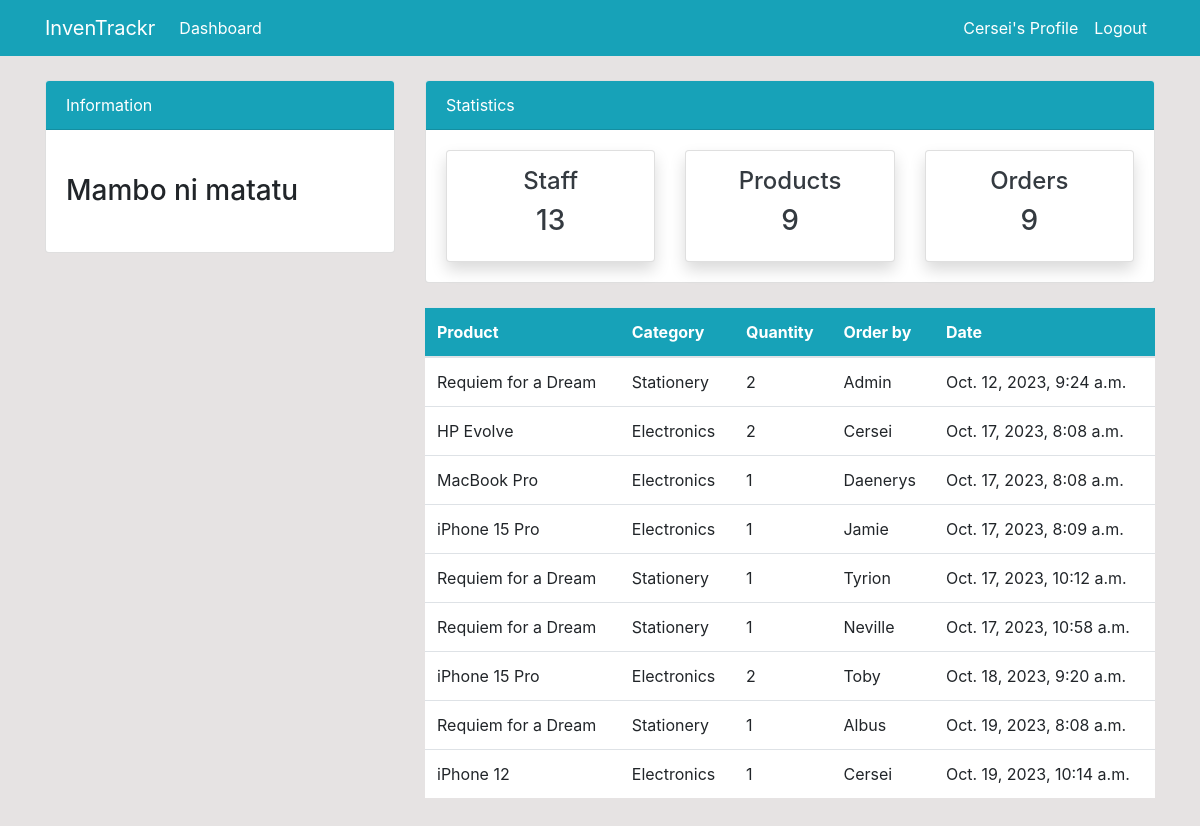
Screenshot of /order/ (signed in) with the database file from the repository.
### dashboard/models.py (models this page shows, shortened)
class Order(models.Model):
    product = models.ForeignKey(Product, on_delete=models.CASCADE, null=True)
    staff = models.ForeignKey(User, models.CASCADE, null=True)
    order_quantity = models.PositiveIntegerField(null=True)
    date = models.DateTimeField(auto_now_add=True)

class Product(models.Model):
    name = models.CharField(max_length=100, null=True)
    category = models.CharField(max_length=20, choices=CATEGORY, null=True)
    quantity = models.PositiveIntegerField(null=True)

### dashboard/views.py (the view)
# urls.py: path('order/', views.order, name='dashboard-order'),
@login_required
def order(request):
    orders = Order.objects.all()
    orders_count = orders.count()
    items_count = Product.objects.all().count()
    workers_count = User.objects.all().count()
    context = {
        'orders':orders,
        'orders_count': orders_count,
        'items_count': items_count,
        'workers_count': workers_count,
    }
    return render(request, 'dashboard/order.html', context)

### templates/dashboard/order.html
{% extends 'partials/base.html' %} {% block title %}Orders Page{% endblock %}
{% block content %} {% include 'partials/hero.html' %}
<div class="container">
  <div class="row my-4">
    <div class="col-md-4"></div>
    <div class="col-md-8">
      <table class="table bg-white">
        <thead class="bg-info">
          <tr class="text-white">
            <th scope="col">Product</th>
            <th scope="col">Category</th>
            <th scope="col">Quantity</th>
            <th scope="col">Order by</th>
            <th scope="col">Date</th>
          </tr>
        </thead>
        <tbody>
          {% for order in orders%}
          <tr>
            <td>{{order.product.name}}</td>
            <td>{{order.product.category}}</td>
            <td>{{order.order_quantity}}</td>
            <td>{{order.staff.username}}</td>
            <td>{{order.date}}</td>
          </tr>
          {%endfor%}
        </tbody>
      </table>
    </div>
  </div>
</div>
{% endblock %}

### templates/partials/nav.html (shortened to what this page needs)
<nav class="navbar navbar-expand-lg navbar-info bg-info">
  {% if user.is_authenticated %}
  <div class="container">
    <a class="navbar-brand text-white" href="{% url 'dashboard-index' %}"
      >InvenTrackr</a
    >
    <div class="collapse navbar-collapse" id="navbarSupportedContent">
      <ul class="navbar-nav mr-auto">
        <li class="nav-item active">
          <a class="nav-link text-white" href="{% url 'dashboard-index' %}"
            >Dashboard <span class="sr-only">(current)</span></a
          >
        </li>
      </ul>
      <ul class="navbar-nav ml-auto">
        <li class="nav-item active">
          <a class="nav-link text-white" href="{% url 'user-profile'%}"
            >{{user.username}}'s Profile
            <span class="sr-only">(current)</span></a
          >
        </li>
        <li class="nav-item">
          <a class="nav-link text-white" href="{% url 'user-logout' %}"
            >Logout</a
          >
        </li>
      </ul>
      {% endif %}
    </div>
  </div>
</nav>

### static/style.css (style rules this page uses)
body { background: rgb(230, 227, 227); }

### rows the page displays
Order: product.name "Requiem for a Dream", product.category "Stationery", order_quantity "2", staff.username "Admin", date "Oct. 12, 2023, 9:24 a.m."
Order: product.name "HP Evolve", product.category "Electronics", order_quantity "2", staff.username "Cersei", date "Oct. 17, 2023, 8:08 a.m."
Order: product.name "MacBook Pro", product.category "Electronics", order_quantity "1", staff.username "Daenerys", date "Oct. 17, 2023, 8:08 a.m."
Order: product.name "iPhone 15 Pro", product.category "Electronics", order_quantity "1", staff.username "Jamie", date "Oct. 17, 2023, 8:09 a.m."
Order: product.name "Requiem for a Dream", product.category "Stationery", order_quantity "1", staff.username "Tyrion", date "Oct. 17, 2023, 10:12 a.m."
Order: product.name "Requiem for a Dream", product.category "Stationery", order_quantity "1", staff.username "Neville", date "Oct. 17, 2023, 10:58 a.m."
Order: product.name "iPhone 15 Pro", product.category "Electronics", order_quantity "2", staff.username "Toby", date "Oct. 18, 2023, 9:20 a.m."
Order: product.name "Requiem for a Dream", product.category "Stationery", order_quantity "1", staff.username "Albus", date "Oct. 19, 2023, 8:08 a.m."
Order: product.name "iPhone 12", product.category "Electronics", order_quantity "1", staff.username "Cersei", date "Oct. 19, 2023, 10:14 a.m."

### other values shown
{{ user.username }} "Cersei"
{{ workers_count }} "13"
{{ items_count }} "9"
{{ orders_count }} "9"
